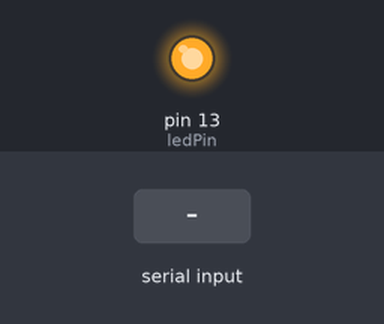
Bench run of a sketch on a simulated Arduino Nano, built with avr-gcc and run on an emulated ATmega328P. On the bench: output pins drawn as LEDs (lit = HIGH). The inputs (shaded band) are chosen by the test bench.

Above: at 1.2 s.
1.3 s: "5\n" received over Serial
At 1.96 s:
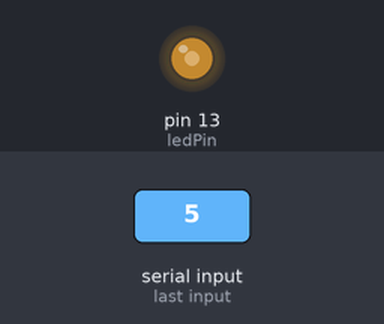
4.3 s: "90,45\n" received over Serial
At 4.52 s:
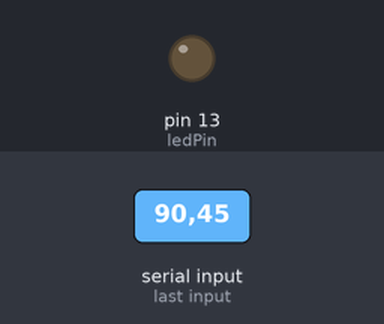
Timing chart, 0 to 13.3 s (numbered marks = the images above; inputs shaded):
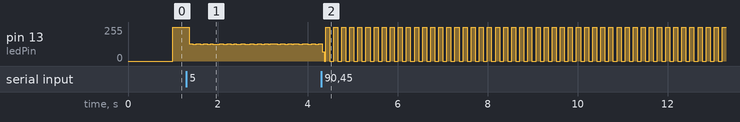

The sketch:

Arduino-Serial-Connection.ino
```cpp
// Arduino Nano Blink Rate Control via Serial

const int ledPin = 13; // Built-in LED pin
unsigned long blinkInterval = 1000; // Default blink rate in ms
unsigned long lastBlink = 0;
String inputString = "";

void setup() {
  pinMode(ledPin, OUTPUT);
  Serial.begin(9600);
}

void loop() {
  // Read serial input and update blinkInterval
  while (Serial.available()) {
    char inChar = (char)Serial.read();
    if (inChar == '\n') {
      unsigned long newInterval = inputString.toInt();
      if (newInterval > 0) {
        blinkInterval = newInterval;
      }
      inputString = "";
    } else {
      inputString += inChar;
    }
  }

  // Blink LED at the current interval
  if (millis() - lastBlink >= blinkInterval) {
    digitalWrite(ledPin, !digitalRead(ledPin));
    lastBlink = millis();
  }
}
```

Measured:
- by itself, pin 13 (ledPin): moves between 0/255 and 255/255, repeating every 0.54 s
